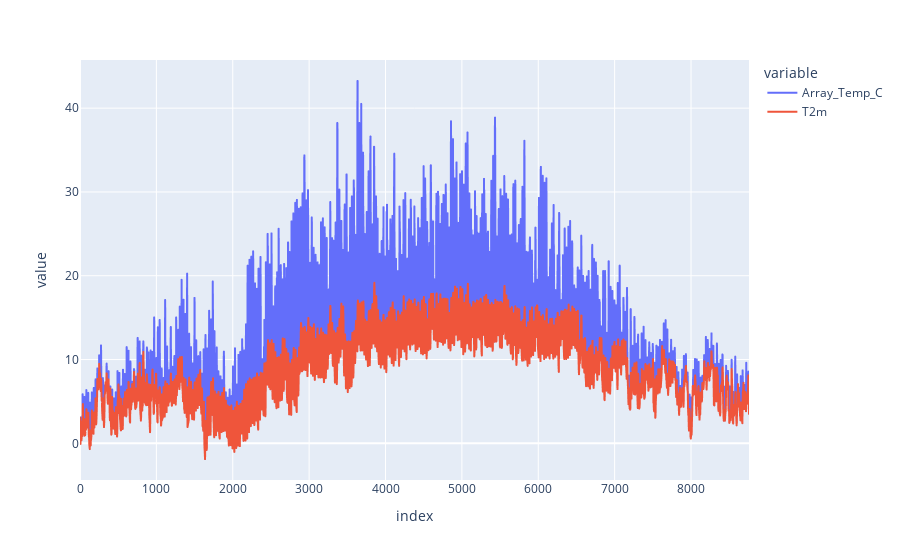

This figure's notebook cell:
### Code cell
px.line(pv_model.models[0]["model_result"][["Array_Temp_C", "T2m"]])

### Figure 1 — Plotly figure (JSON) as saved in the notebook; plotly's stock layout.template omitted (floating-point values rounded to 4 significant figures; data arrays with more than 128 entries replaced by an {"elided": "..."} marker saying what was removed)
{"data": [{"hovertemplate": "variable=Array_Temp_C<br>index=%{x}<br>value=%{y}<extra></extra>", "legendgroup": "Array_Temp_C", "line": {"color": "#636efa", "dash": "solid"}, "marker": {"symbol": "circle"}, "mode": "lines", "name": "Array_Temp_C", "showlegend": true, "type": "scattergl", "x": {"elided": "8760 int values"}, "xaxis": "x", "y": {"elided": "8760 float values"}, "yaxis": "y"}, {"hovertemplate": "variable=T2m<br>index=%{x}<br>value=%{y}<extra></extra>", "legendgroup": "T2m", "line": {"color": "#EF553B", "dash": "solid"}, "marker": {"symbol": "circle"}, "mode": "lines", "name": "T2m", "showlegend": true, "type": "scattergl", "x": {"elided": "8760 int values"}, "xaxis": "x", "y": {"elided": "8760 float values"}, "yaxis": "y"}], "layout": {"legend": {"title": {"text": "variable"}, "tracegroupgap": 0}, "margin": {"t": 60}, "xaxis": {"anchor": "y", "domain": [0, 1], "title": {"text": "index"}}, "yaxis": {"anchor": "x", "domain": [0, 1], "title": {"text": "value"}}}}
